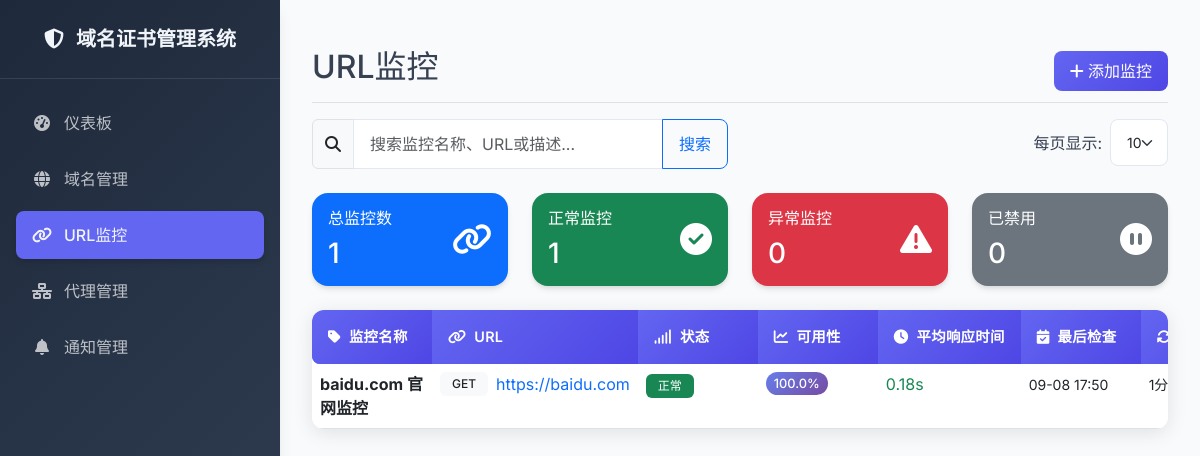
The app's page /urls with its own data.
### app/models/url.py (models this page shows, shortened)
class URL(db.Model):
    id = db.Column(db.Integer, primary_key=True)
    name = db.Column(db.String(255), nullable=False)
    url = db.Column(db.String(500), nullable=False)
    description = db.Column(db.Text)
    is_active = db.Column(db.Boolean, default=True)
    check_interval = db.Column(db.Integer, default=1)  # 检查间隔（分钟）
    timeout = db.Column(db.Integer, default=10)  # 超时时间（秒）
    retry_count = db.Column(db.Integer, default=1)  # 重试次数
    method = db.Column(db.String(10), default='GET')  # GET, POST, PUT, DELETE等
    headers = db.Column(db.Text)  # JSON格式的请求头
    body = db.Column(db.Text)  # 请求体
    content_type = db.Column(db.String(100), default='application/json')  # 内容类型
    expected_status_codes = db.Column(db.String(100), default='200')  # 期望的状态码，逗号分隔
    expected_response_contains = db.Column(db.Text)  # 期望响应包含的内容
    expected_response_not_contains = db.Column(db.Text)  # 期望响应不包含的内容
    response_time_threshold = db.Column(db.Float, default=5.0)  # 响应时间阈值（秒）
    follow_redirects = db.Column(db.Boolean, default=True)  # 是否跟随重定向
    verify_ssl = db.Column(db.Boolean, default=True)  # 是否验证SSL证书
    accept_invalid_cert = db.Column(db.Boolean, default=False)  # 是否接受无效证书
    notification_config_id = db.Column(db.Integer, db.ForeignKey('notification_config.id'), nullable=True)
    proxy_id = db.Column(db.Integer, db.ForeignKey('proxies.id'), nullable=True)
    created_at = db.Column(db.DateTime, default=datetime.utcnow)
    updated_at = db.Column(db.DateTime, default=datetime.utcnow, onupdate=datetime.utcnow)
    url_checks = db.relationship('URLCheck', backref='url', lazy=True, cascade='all, delete-orphan')
    notification_config = db.relationship('NotificationConfig', backref='urls')
    proxy = db.relationship('Proxy', back_populates='url_checks')
    @property
    def status_display(self):
        if not self.is_active:
            return '已禁用'
        latest_check = self.url_checks[-1] if self.url_checks else None
        if not latest_check:
            return '未检查'
        if latest_check.is_available:
            return '正常'
        else:
            return '异常'
    @property
    def status_badge_class(self):
        if not self.is_active:
            return 'bg-secondary'
        latest_check = self.url_checks[-1] if self.url_checks else None
        if not latest_check:
            return 'bg-secondary'
        if latest_check.is_available:
            return 'bg-success'
        else:
            return 'bg-danger'
    @property
    def average_response_time(self):
        if not self.url_checks:
            return 0.0
        response_times = [check.response_time for check in self.url_checks if check.response_time is not None]
        if not response_times:
            return 0.0
        return round(sum(response_times) / len(response_times), 2)
    @property
    def availability_progress_data(self):
        recent_checks = self.url_checks[-10:] if len(self.url_checks) >= 10 else self.url_checks
        bars = []
        empty_count = 10 - len(recent_checks)
        for i in range(empty_count):
            bars.append({'status': 'empty'})
        for check in recent_checks:
            bars.append({
                'status': 'success' if check.is_available else 'failure',
                'tooltip': f"{'成功' if check.is_available else '失败'} - {check.checked_at.strftime('%m-%d %H:%M')}"
            })
        total_checks = len(recent_checks)
        successful_checks = sum(1 for check in recent_checks if check.is_available)
        percentage = round((successful_checks / total_checks) * 100, 1) if total_checks > 0 else 0.0
        return {
            'bars': bars,
            'percentage': percentage,
            'total_checks': total_checks,
            'successful_checks': successful_checks
        }

### app/models/notification.py (models this page shows, shortened)
class URLCheck(db.Model):
    id = db.Column(db.Integer, primary_key=True)
    url_id = db.Column(db.Integer, db.ForeignKey('url.id'), nullable=False)
    status_code = db.Column(db.Integer)
    response_time = db.Column(db.Float)
    is_available = db.Column(db.Boolean, default=True)
    error_message = db.Column(db.Text)
    checked_at = db.Column(db.DateTime, default=get_current_beijing_time)
    response_size = db.Column(db.Integer)  # 响应大小（字节）
    response_headers = db.Column(db.Text)  # 响应头（JSON格式）
    response_content = db.Column(db.Text)  # 响应内容（截取前1000字符）
    status_code_valid = db.Column(db.Boolean)  # 状态码是否有效
    response_time_valid = db.Column(db.Boolean)  # 响应时间是否在阈值内
    content_valid = db.Column(db.Boolean)  # 内容验证是否通过
    ssl_valid = db.Column(db.Boolean)  # SSL证书是否有效
    retry_count = db.Column(db.Integer, default=0)  # 实际重试次数
    final_url = db.Column(db.String(500))  # 最终URL（考虑重定向）
    dns_time = db.Column(db.Float)  # DNS解析时间
    connect_time = db.Column(db.Float)  # 连接时间
    transfer_time = db.Column(db.Float)  # 传输时间

### app/views/urls.py (the view)
@urls_bp.route('/urls')
def index():
    search = request.args.get('search', '')
    page = request.args.get('page', 1, type=int)
    per_page = request.args.get('per_page', 10, type=int)
    query = URL.query
    if search:
        query = query.filter(
            URL.name.contains(search) |
            URL.url.contains(search) |
            URL.description.contains(search)
        )
    pagination = query.paginate(
        page=page,
        per_page=per_page,
        error_out=False
    )
    urls = pagination.items
    return render_template('urls/index.html',
                         urls=urls,
                         pagination=pagination,
                         search=search,
                         per_page=per_page)

### app/templates/urls/index.html (shortened to what this page needs)
{% extends "base.html" %}
{% block content %}
<div class="d-flex justify-content-between flex-wrap flex-md-nowrap align-items-center pt-3 pb-2 mb-3 border-bottom">
    <h1 class="h2">URL监控</h1>
    <div class="btn-toolbar mb-2 mb-md-0">
        <a href="{{ url_for('urls.new') }}" class="btn btn-primary">
            <i class="fas fa-plus"></i> 添加监控
        </a>
    </div>
</div>
<div class="row mb-4">
    <div class="col-md-6">
        <form method="GET" action="{{ url_for('urls.index') }}" class="d-flex">
            <div class="input-group">
                <span class="input-group-text">
                    <i class="fas fa-search"></i>
                </span>
                <input type="text" class="form-control" name="search" value="{{ search }}"
                       placeholder="搜索监控名称、URL或描述...">
                <button type="submit" class="btn btn-outline-primary">搜索</button>
            </div>
        </form>
    </div>
    <div class="col-md-6 text-end">
        <div class="d-flex align-items-center justify-content-end">
            <label class="me-2">每页显示:</label>
            <select class="form-select form-select-sm" style="width: auto;" onchange="changePerPage(this.value)">
                <option value="10" {% if per_page == 10 %}selected{% endif %}>10</option>
            </select>
        </div>
    </div>
</div>
<div class="row mb-4">
    <div class="col-md-3">
        <div class="card bg-primary text-white">
            <div class="card-body">
                <div class="d-flex justify-content-between">
                    <div>
                        <h6 class="card-title">总监控数</h6>
                        <h3 class="mb-0">{{ urls|length }}</h3>
                    </div>
                    <div class="align-self-center">
                        <i class="fas fa-link fa-2x"></i>
                    </div>
                </div>
            </div>
        </div>
    </div>
    <div class="col-md-3">
        <div class="card bg-success text-white">
            <div class="card-body">
                <div class="d-flex justify-content-between">
                    <div>
                        <h6 class="card-title">正常监控</h6>
                        <h3 class="mb-0">{{ urls|selectattr('status_display', 'equalto', '正常')|list|length }}</h3>
                    </div>
                    <div class="align-self-center">
                        <i class="fas fa-check-circle fa-2x"></i>
                    </div>
                </div>
            </div>
        </div>
    </div>
    <div class="col-md-3">
        <div class="card bg-danger text-white">
            <div class="card-body">
                <div class="d-flex justify-content-between">
                    <div>
                        <h6 class="card-title">异常监控</h6>
                        <h3 class="mb-0">{{ urls|selectattr('status_display', 'equalto', '异常')|list|length }}</h3>
                    </div>
                    <div class="align-self-center">
                        <i class="fas fa-exclamation-triangle fa-2x"></i>
                    </div>
                </div>
            </div>
        </div>
    </div>
    <div class="col-md-3">
        <div class="card bg-secondary text-white">
            <div class="card-body">
                <div class="d-flex justify-content-between">
                    <div>
                        <h6 class="card-title">已禁用</h6>
                        <h3 class="mb-0">{{ urls|selectattr('status_display', 'equalto', '已禁用')|list|length }}</h3>
                    </div>
                    <div class="align-self-center">
                        <i class="fas fa-pause-circle fa-2x"></i>
                    </div>
                </div>
            </div>
        </div>
    </div>
</div>
<div class="table-container">
    {% if urls %}
    <div class="table-responsive">
        <table class="table table-hover">
            <thead class="table-header-fusion">
                <tr>
                    <th><i class="fas fa-tag me-2"></i>监控名称</th>
                    <th><i class="fas fa-link me-2"></i>URL</th>
                    <th><i class="fas fa-signal me-2"></i>状态</th>
                    <th><i class="fas fa-chart-line me-2"></i>可用性</th>
                    <th><i class="fas fa-clock me-2"></i>平均响应时间</th>
                    <th><i class="fas fa-calendar-check me-2"></i>最后检查</th>
                    <th><i class="fas fa-sync-alt me-2"></i>检查间隔</th>
                </tr>
            </thead>
                <tbody>
                    {% for url in urls %}
                    <tr class="url-table-row">
                        <td>
                            <strong>{{ url.name }}</strong>
                        </td>
                        <td>
                            <div class="d-flex align-items-center">
                                <span class="badge bg-light text-dark me-2">{{ url.method }}</span>
                                <a href="{{ url.url }}" target="_blank" class="text-decoration-none">
                                    {{ url.url }}
                                </a>
                            </div>
                        </td>
                        <td>
                            <span class="badge {{ url.status_badge_class }}">
                                {{ url.status_display }}
                            </span>
                        </td>
                        <td>
                            {% set progress_data = url.availability_progress_data %}
                            {% if progress_data.total_checks > 0 %}
                            <div class="d-flex align-items-center">
                                <small class="availability-percentage"
                                       data-bs-toggle="tooltip"
                                       data-bs-placement="top"
                                       title="基于最近{{ progress_data.total_checks }}次检查，成功{{ progress_data.successful_checks }}次">
                                    {{ progress_data.percentage }}%
                                </small>
                            </div>
                            {% else %}
                            <span class="text-muted">-</span>
                            {% endif %}
                        </td>
                        <td>
                            {% if url.average_response_time > 0 %}
                            <span class="{% if url.average_response_time <= 1 %}text-success{% elif url.average_response_time <= 3 %}text-warning{% else %}text-danger{% endif %}">
                                {{ url.average_response_time }}s
                            </span>
                            {% else %}
                            <span class="text-muted">-</span>
                            {% endif %}
                        </td>
                        <td>
                            {% if url.url_checks %}
                            <small>{{ url.url_checks[-1].checked_at.strftime('%m-%d %H:%M') }}</small>
                            {% else %}
                            <span class="text-muted">未检查</span>
                            {% endif %}
                        </td>
                        <td>
                            <small>{{ url.check_interval }}分钟</small>
                        </td>
                    </tr>
                    {% endfor %}
                </tbody>
            </table>
        </div>
        {% endif %}
    </div>
</div>
{% endblock %}

### app/templates/urls/index.html (style rules this page uses)
.url-table-row { transition: background-color 0.3s ease; }
.badge { transition: all 0.3s ease; }
.badge.bg-success { animation: pulse 2s infinite; }
@media (max-width: 1200px) { .availability-percentage { font-weight: 600; color: #495057; background: linear-gradient(135deg, #667eea 0%, #764ba2 100%); color: white; padding: 2px 8px; border-radius: 12px; font-size: 0.8rem; min-width: 45px; text-align: center; } }
.availability-percentage { font-weight: 500; min-width: 35px; text-align: right; }

### app/templates/base.html (style rules this page uses)
:root { --primary-color: #6366f1; --primary-dark: #4f46e5; --secondary-color: #64748b; --success-color: #10b981; --warning-color: #f59e0b; --danger-color: #ef4444; --info-color: #06b6d4; --dark-bg: #1e293b; --dark-secondary: #334155; --dark-text: #f1f5f9; --light-bg: #f8fafc; --border-color: #e2e8f0; --shadow: 0 4px 6px -1px rgba(0, 0, 0, 0.1), 0 2px 4px -1px rgba(0, 0, 0, 0.06); --shadow-lg: 0 10px 15px -3px rgba(0, 0, 0, 0.1), 0 4px 6px -2px rgba(0, 0, 0, 0.05); }
* { font-family: 'Inter', -apple-system, BlinkMacSystemFont, 'Segoe UI', Roboto, sans-serif; }
body { background-color: var(--light-bg); color: #374151; }
.table-header-fusion { background: linear-gradient(135deg, #667eea 0%, #764ba2 100%); color: white; border: none; position: relative; overflow: hidden; }
.table-header-fusion::before { content: ''; position: absolute; top: 0; left: 0; right: 0; bottom: 0; background: linear-gradient(45deg, rgba(255,255,255,0.1) 25%, transparent 25%, transparent 50%, rgba(255,255,255,0.1) 50%, rgba(255,255,255,0.1) 75%, transparent 75%, transparent); background-size: 20px 20px; animation: shimmer 2s linear infinite; }
.table-header-fusion th { background: transparent; color: white; font-weight: 600; text-transform: none; letter-spacing: 0.3px; font-size: 0.9rem; padding: 1.2rem 1rem; border: none; position: relative; z-index: 1; text-align: left; vertical-align: middle; white-space: nowrap; min-width: 120px; }
.table-header-fusion th:first-child { border-top-left-radius: 8px; border-bottom-left-radius: 8px; }
.table-container { border-radius: 12px; overflow: hidden; box-shadow: 0 4px 20px rgba(0, 0, 0, 0.1); background: white; }
.table-container .table { margin-bottom: 0; }
.table-container .table tbody tr { transition: all 0.3s ease; }
.table-responsive { scrollbar-width: thin; scrollbar-color: #667eea #f1f1f1; }
.card { border: none; border-radius: 1rem; box-shadow: var(--shadow); transition: all 0.2s ease; }
.btn { border-radius: 0.5rem; font-weight: 500; padding: 0.5rem 1rem; transition: all 0.2s ease; }
.btn-primary { background: linear-gradient(135deg, var(--primary-color) 0%, var(--primary-dark) 100%); border: none; }
.table { border-radius: 0.5rem; overflow: hidden; }
.table thead th { background: linear-gradient(135deg, var(--primary-color) 0%, var(--primary-dark) 100%); color: white; border: none; font-weight: 600; padding: 1rem; }
.table tbody tr { transition: all 0.2s ease; }
.badge { border-radius: 0.375rem; font-weight: 500; padding: 0.375rem 0.75rem; }
.form-control, .form-select { border-radius: 0.5rem; border: 1px solid var(--border-color); padding: 0.75rem 1rem; transition: all 0.2s ease; }

### records on screen
URL: name "baidu.com 官网监控", method "GET", url "https://baidu.com", status_display "正常", percentage "100.0", average_response_time "0.18", checked_at "09-08 17:50", check_interval "1"

### other values on screen
{{ urls|length }} "1"
{{ urls|selectattr('status_display', 'equalto', '正常')|list|length }} "1"
{{ urls|selectattr('status_display', 'equalto', '异常')|list|length }} "0"
{{ urls|selectattr('status_display', 'equalto', '已禁用')|list|length }} "0"
